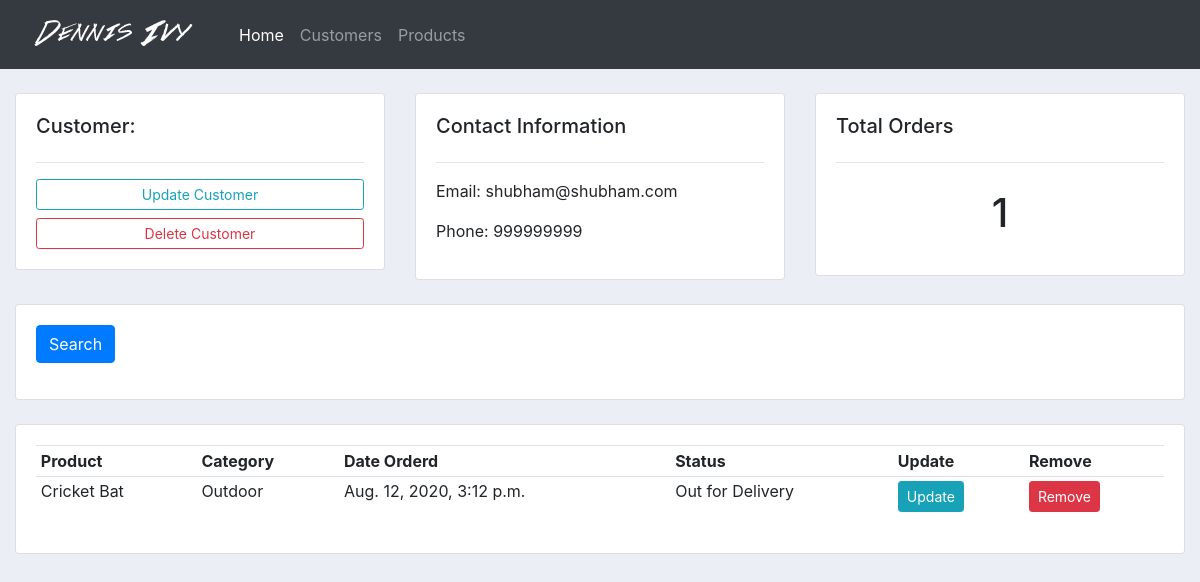
Page /customers/1 on the earlier database version.
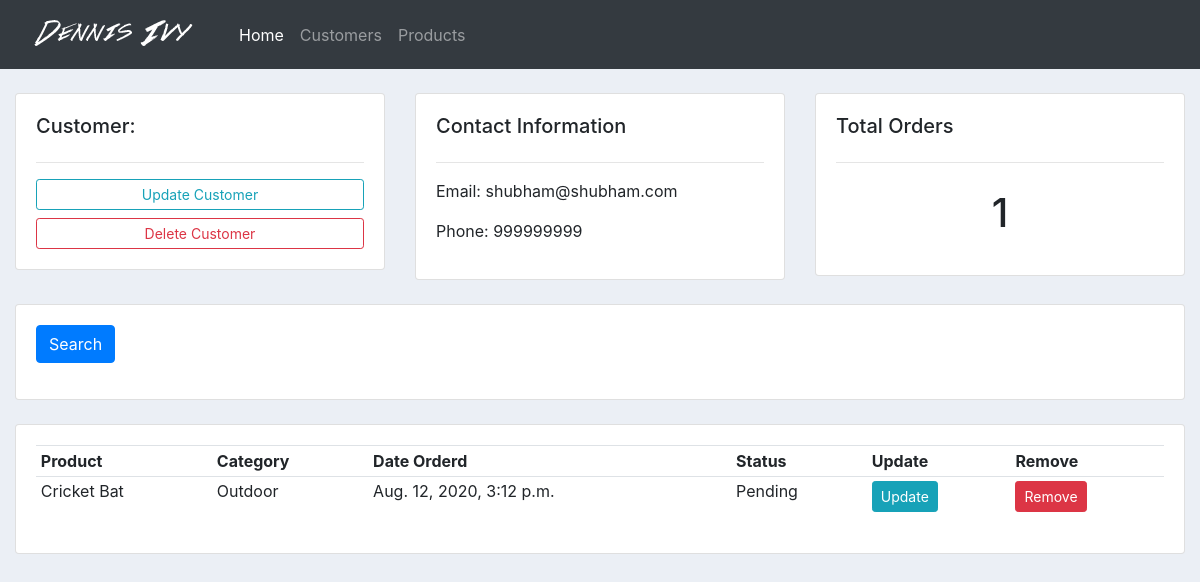
Same page on the later database version.
### accounts/models.py (models this page shows)
class Order(models.Model):
    STATUS = (
        ('Pending', 'Pending'),
        ('Out for Delivery', 'Out for Delivery'),
        ('Delivered', 'Delivered')
    )
    customer = models.ForeignKey(
        Customer, null=True, on_delete=models.SET_NULL)
    product = models.ForeignKey(Product, null=True, on_delete=models.SET_NULL)
    status = models.CharField(max_length=32, null=True, choices=STATUS)
    date_created = models.DateTimeField(auto_now_add=True, null=True)

class Product(models.Model):
    CATEGORY = (
        ('Indoor', 'Indoor'),
        ('Outdoor', 'Outdoor')
    )
    name = models.CharField(max_length=128, null=True)
    price = models.FloatField(null=True)
    category = models.CharField(max_length=128, null=True, choices=CATEGORY)
    description = models.CharField(max_length=600, null=True, blank=True)
    date_created = models.DateTimeField(auto_now_add=True, null=True)
    tags = models.ManyToManyField(Tag)
    def __str__(self):
        return self.name

### accounts/views.py (the view)
def customers(request, pk):
    customer = Customer.objects.get(id=pk)
    orders = customer.order_set.all()
    orders_count = orders.count()
    context = {"customer": customer, 'orders': orders,
               "orders_count": orders_count}
    return render(request, 'accounts/customers.htm', context)

### accounts/templates/accounts/customers.htm
{%extends 'accounts/main.htm' %} {% block content%}
<br />
<div class="row">
  <div class="col-md">
    <div class="card card-body">
      <h5>Customer:</h5>
      <hr />
      <a class="btn btn-outline-info btn-sm btn-block" href=""
        >Update Customer</a
      >
      <a class="btn btn-outline-danger btn-sm btn-block" href=""
        >Delete Customer</a
      >
    </div>
  </div>
  <div class="col-md">
    <div class="card card-body">
      <h5>Contact Information</h5>
      <hr />
      <p>Email: {{customer.email}}</p>
      <p>Phone: {{customer.phone}}</p>
    </div>
  </div>
  <div class="col-md">
    <div class="card card-body">
      <h5>Total Orders</h5>
      <hr />
      <h1 style="text-align: center; padding: 10px;">{{orders_count}}</h1>
    </div>
  </div>
</div>
<br />
<div class="row">
  <div class="col">
    <div class="card card-body">
      <form method="get">
        <button class="btn btn-primary" type="submit">Search</button>
      </form>
    </div>
  </div>
</div>
<br />
<div class="row">
  <div class="col-md">
    <div class="card card-body">
      <table class="table table-sm">
        <tr>
          <th>Product</th>
          <th>Category</th>
          <th>Date Orderd</th>
          <th>Status</th>
          <th>Update</th>
          <th>Remove</th>
        </tr>
        {% for order in orders %}
        <tr>
          <td>{{order.product}}</td>
          <td>{{order.product.category}}</td>
          <td>{{order.date_created}}</td>
          <td>{{order.status}}</td>
          <td>
            <a class="btn btn-sm btn-info" href="#">Update</a>
          </td>
          <td>
            <a class="btn btn-sm btn-danger" href="#">Remove</a>
          </td>
        </tr>
        {% endfor %}
      </table>
    </div>
  </div>
</div>
{%endblock%}

Differences in the rows shown:
changed Order "Cricket Bat": status "Out for Delivery" → "Pending"
